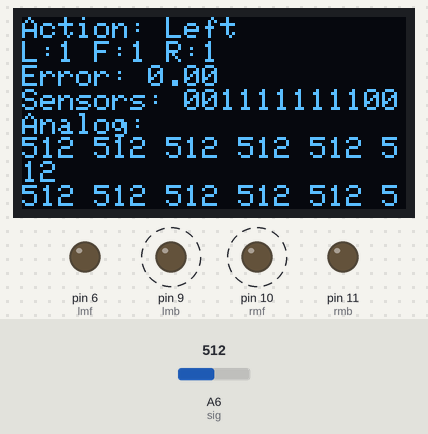
The sketch below on a simulated Arduino Nano, built with avr-gcc and run on an emulated ATmega328P. Shown: 128×64 one-colour display, output pins drawn as LEDs (lit = HIGH). Dashed ring = blinking. The test bench sets the inputs (shaded band); at power-on: A6 (sig) = 512. Pins used as bus, display or sensor lines are not drawn; what the sketch prints to the serial monitor is not drawn.

Above: at 1.2 s.
1.3 s: A6 (sig) set to 489
At 2.8 s:
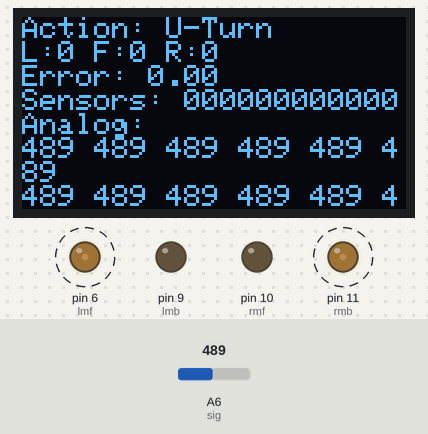
4.3 s: A6 (sig) set to 1023
At 5.7 s:
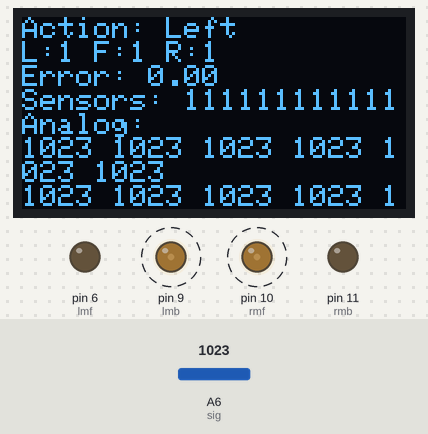
7.3 s: A6 (sig) set to 306
At 8.7 s:
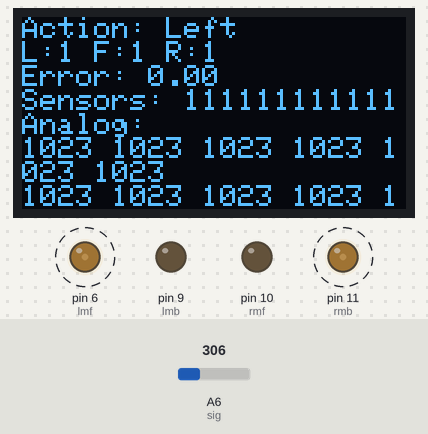
Timing chart, 0 to 16.3 s (numbered marks = the images above; inputs shaded):
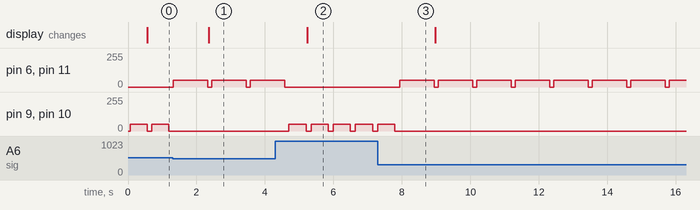

The sketch:

MAZE_SOLVER_1.ino
```cpp
#include <Wire.h>
#include <Adafruit_GFX.h>
#include <Adafruit_SSD1306.h>

// OLED display settings
#define SCREEN_WIDTH 128
#define SCREEN_HEIGHT 64
#define OLED_RESET -1
Adafruit_SSD1306 display(SCREEN_WIDTH, SCREEN_HEIGHT, &Wire, OLED_RESET);

// Motor pins
#define rmf 10  // IN1 (Right Motor Forward)
#define rmb 11  // IN2 (Right Motor Backward)
#define lmf 6   // IN3 (Left Motor Forward)
#define lmb 9   // IN4 (Left Motor Backward)

// Multiplexer pins
#define s0 2
#define s1 3
#define s2 4
#define s3 5
#define sig A6

// Motor speed settings
#define BASE_SPEED 50
#define MAX_SPEED 75
#define TURN_SPEED 50
#define TURN_DELAY 500  // Delay for turns (ms)

// Sensor thresholds (individual for each sensor)
int thresholds[12] = {600, 600, 500, 500, 500, 500, 500, 500, 500, 500, 600, 600};

// Variables
int sensorValues[12]; // Analog readings
int binarySensors[12]; // Binary readings (0 or 1)
unsigned long bin_Sensor; // Binary sensor state as a single value
bool leftActive, frontActive, rightActive; // Group states
String currentAction = "None"; // Track current action for display
float lineError = 0; // Error for line following

void setup() {
  // Initialize serial communication
  Serial.begin(9600);

  // Initialize OLED display
  if (!display.begin(SSD1306_SWITCHCAPVCC, 0x3C)) {
    Serial.println(F("SSD1306 allocation failed"));
    for (;;);
  }
  display.clearDisplay();
  display.setTextSize(1);
  display.setTextColor(SSD1306_WHITE);
  display.setCursor(0, 0);
  display.println(F("Maze Solver (Centered)"));
  display.display();

  // Set motor pins as output
  pinMode(rmf, OUTPUT);
  pinMode(rmb, OUTPUT);
  pinMode(lmf, OUTPUT);
  pinMode(lmb, OUTPUT);

  // Set multiplexer pins as output
  pinMode(s0, OUTPUT);
  pinMode(s1, OUTPUT);
  pinMode(s2, OUTPUT);
  pinMode(s3, OUTPUT);
  pinMode(sig, INPUT);
}

void loop() {
  readSensors();
  evaluateSensorGroups();
  navigateMaze();
  updateDisplay();
  updateSerial();
  delay(10); // Small delay for stability
}

void readSensors() {
  bin_Sensor = 0;
  for (int i = 0; i < 12; i++) {
    // Select multiplexer channel
    digitalWrite(s0, bitRead(i, 0));
    digitalWrite(s1, bitRead(i, 1));
    digitalWrite(s2, bitRead(i, 2));
    digitalWrite(s3, bitRead(i, 3));

    // Read analog value
    sensorValues[i] = analogRead(sig);
    // Convert to binary based on individual threshold
    binarySensors[i] = (sensorValues[i] > thresholds[i]) ? 1 : 0;
    // Build binary sensor state
    bin_Sensor |= (binarySensors[i] << (11 - i));
  }
}

void evaluateSensorGroups() {
  // Left group: sensors 1, 2, 3 (indices 0, 1, 2)
  leftActive = (binarySensors[0] || binarySensors[1] || binarySensors[2]);

  // Front group: sensors 4, 5, 6, 7, 8, 9 (indices 3, 4, 5, 6, 7, 8)
  frontActive = (binarySensors[3] || binarySensors[4] || binarySensors[5] ||
                 binarySensors[6] || binarySensors[7] || binarySensors[8]);

  // Right group: sensors 10, 11, 12 (indices 9, 10, 11)
  rightActive = (binarySensors[9] || binarySensors[10] || binarySensors[11]);
}

void navigateMaze() {
  // Left-hand rule based on sensor groups
  if (leftActive) { // Prioritize left turn if left is active
    currentAction = "Left";
    turnLeft();
  } else if (frontActive) { // Go straight if front is active and left is not
    currentAction = "Straight";
    goStraight();
  } else if (!leftActive && !frontActive && !rightActive) { // U-turn if no sensors active
    currentAction = "U-Turn";
    uTurn();
  } else { // Default: follow line
    currentAction = "Follow";
    followLine();
  }
}

void goStraight() {
  driveMotors(BASE_SPEED, BASE_SPEED);
}

void turnLeft() {
  driveMotors(-TURN_SPEED, TURN_SPEED); // Spin left
  delay(TURN_DELAY); // Adjust delay based on testing
  driveMotors(0, 0); // Stop briefly
}

void turnRight() {
  driveMotors(TURN_SPEED, -TURN_SPEED); // Spin right
  delay(TURN_DELAY); // Adjust delay based on testing
  driveMotors(0, 0); // Stop briefly
}

void uTurn() {
  driveMotors(TURN_SPEED, -TURN_SPEED); // Spin right for U-turn
  delay(TURN_DELAY * 2); // Longer delay for 180-degree turn
  driveMotors(0, 0); // Stop briefly
}

void followLine() {
  // Line-following logic centered on sensors 6 and 7 (indices 5, 6)
  lineError = 0;
  if (binarySensors[5] && binarySensors[6]) { // Center: sensors 6 and 7 active
    lineError = 0;
  } else if (binarySensors[4]) { // Slightly left: sensor 5
    lineError = -1;
  } else if (binarySensors[7]) { // Slightly right: sensor 8
    lineError = 1;
  } else if (binarySensors[3]) { // More left: sensor 4
    lineError = -2;
  } else if (binarySensors[8]) { // More right: sensor 9
    lineError = 2;
  } else if (binarySensors[2]) { // Far left: sensor 3
    lineError = -3;
  } else if (binarySensors[9]) { // Far right: sensor 10
    lineError = 3;
  } else {
    // No relevant sensors active, maintain straight movement
    driveMotors(BASE_SPEED, BASE_SPEED);
    return;
  }

  // Adjust motor speeds based on error
  int leftSpeed = BASE_SPEED - (lineError * 15); // Reduced multiplier for smoother control
  int rightSpeed = BASE_SPEED + (lineError * 15);
  leftSpeed = constrain(leftSpeed, 0, MAX_SPEED);
  rightSpeed = constrain(rightSpeed, 0, MAX_SPEED);
  driveMotors(leftSpeed, rightSpeed);
}

void driveMotors(int leftSpeed, int rightSpeed) {
  // Left motor
  if (leftSpeed > 0) {
    analogWrite(lmf, leftSpeed);
    analogWrite(lmb, 0);
  } else {
    analogWrite(lmf, 0);
    analogWrite(lmb, -leftSpeed);
  }

  // Right motor
  if (rightSpeed > 0) {
    analogWrite(rmf, rightSpeed);
    analogWrite(rmb, 0);
  } else {
    analogWrite(rmf, 0);
    analogWrite(rmb, -rightSpeed);
  }
}

void updateDisplay() {
  display.clearDisplay();
  display.setTextSize(1);
  display.setTextColor(SSD1306_WHITE);
  display.setCursor(0, 0);
  display.print(F("Action: "));
  display.println(currentAction);
  display.print(F("L:"));
  display.print(leftActive ? "1" : "0");
  display.print(F(" F:"));
  display.print(frontActive ? "1" : "0");
  display.print(F(" R:"));
  display.println(rightActive ? "1" : "0");
  display.print(F("Error: "));
  display.println(lineError);
  display.print(F("Sensors: "));
  for (int i = 0; i < 12; i++) {
    display.print(binarySensors[i]);
  }
  display.println();
  display.println(F("Analog:"));
  for (int i = 0; i < 12; i++) {
    display.print(sensorValues[i]);
    if (i < 11) display.print(F(" "));
    if (i == 5) display.println(); // Split into two lines
  }
  display.display();
}

void updateSerial() {
  Serial.print("Action: ");
  Serial.println(currentAction);
  Serial.print("Groups: L=");
  Serial.print(leftActive ? "1" : "0");
  Serial.print(" F=");
  Serial.print(frontActive ? "1" : "0");
  Serial.print(" R=");
  Serial.println(rightActive ? "1" : "0");
  Serial.print("Error: ");
  Serial.println(lineError);
  Serial.print("Sensors: ");
  for (int i = 0; i < 12; i++) {
    Serial.print(binarySensors[i]);
  }
  Serial.print(" (");
  Serial.print(bin_Sensor, BIN);
  Serial.println(")");
  Serial.print("Analog: ");
  for (int i = 0; i < 12; i++) {
    Serial.print(sensorValues[i]);
    Serial.print(" ");
  }
  Serial.println();
}
```

Measured:
- the behaviour switches between 501 and 500 on A6 (sig) (found by bisection; images 0 and 1)
- after the input at 1.3 s, pin 6 (lmf), pin 11 (rmb): alternates 50/255 for 1.0 s and 0/255 for 0.13 s, starting at once; pin 9 (lmb), pin 10 (rmf): stops changing and stays 0/255; the display: changes after 1.1 s (image 1)
- after the input at 4.3 s, pin 6 (lmf), pin 11 (rmb): goes on until 4.6 s, then stays 0/255; pin 9 (lmb), pin 10 (rmf): alternates 50/255 for 0.50 s and 0/255 for 0.15 s, starting after 0.40 s; the display: changes after 0.94 s (image 2)
- after the input at 7.3 s, pin 6 (lmf), pin 11 (rmb): alternates 50/255 for 1.0 s and 0/255 for 0.13 s, starting after 0.64 s; pin 9 (lmb), pin 10 (rmf): goes on until 7.8 s, then stays 0/255
- by itself, pin 9 (lmb), pin 10 (rmf): alternates 50/255 for 0.50 s and 0/255 for 0.13 s
